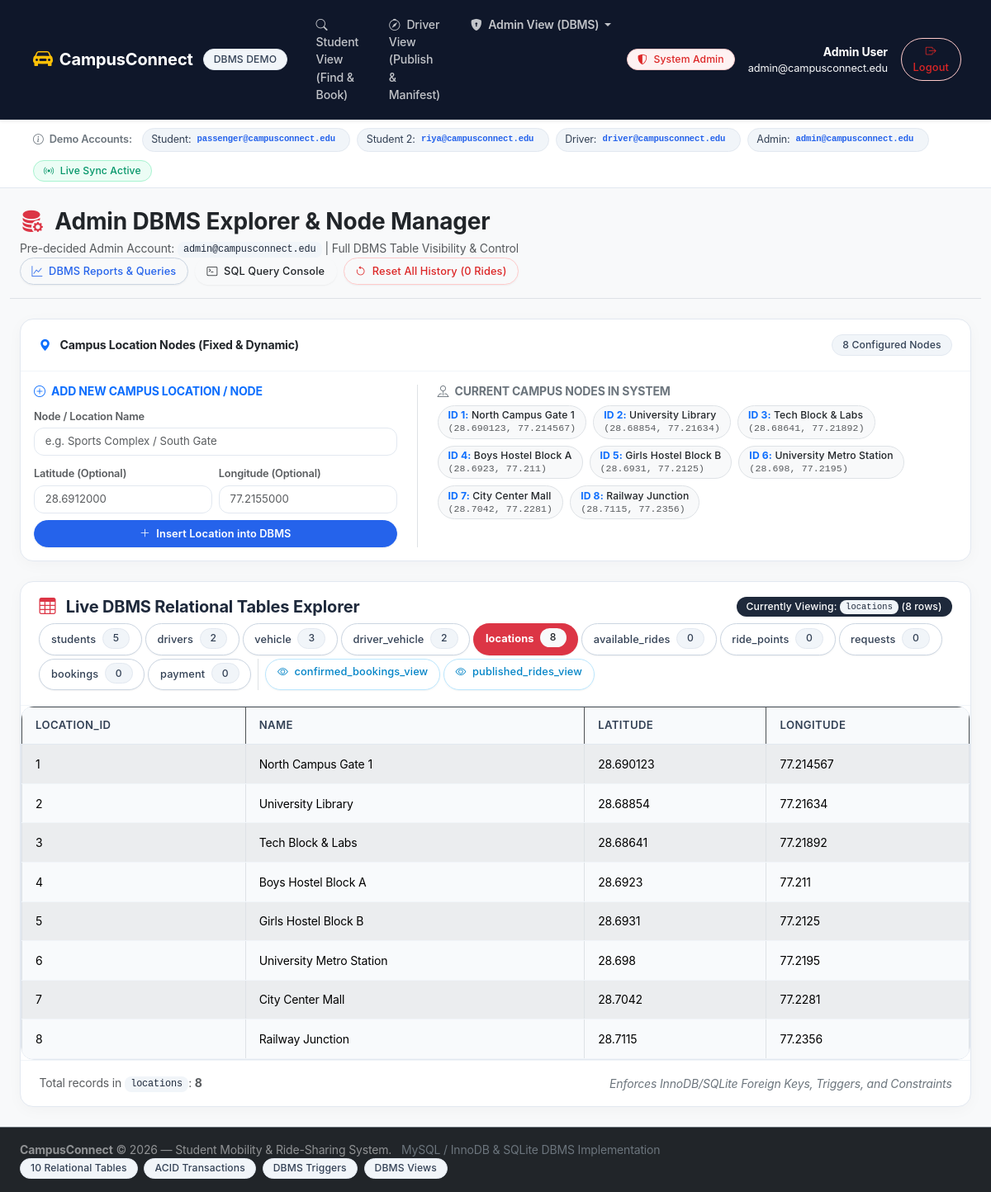
/admin?table=locations (signed in), run on the app's committed database.
### tables this page shows
CREATE TABLE locations (
        location_id INTEGER PRIMARY KEY AUTOINCREMENT,
        name TEXT UNIQUE NOT NULL,
        latitude REAL,
        longitude REAL
    );

### routes/admin.py (the view)
@admin_bp.route('/admin')
@admin_required
def admin_dashboard():
    selected_table = request.args.get('table', 'students')
    if selected_table not in ALL_TABLES and selected_table not in ALL_VIEWS:
        selected_table = 'students'
    table_data = query_db(f"SELECT * FROM {selected_table} LIMIT 100")
    columns = list(table_data[0].keys()) if table_data else []
    table_counts = {}
    for tbl in ALL_TABLES:
        res = query_db(f"SELECT COUNT(*) AS cnt FROM {tbl}", one=True)
        table_counts[tbl] = res['cnt'] if res else 0
    locations = query_db("SELECT * FROM locations ORDER BY location_id ASC")
    return render_template(
        'admin_view.html',
        all_tables=ALL_TABLES,
        all_views=ALL_VIEWS,
        selected_table=selected_table,
        table_data=table_data,
        columns=columns,
        table_counts=table_counts,
        locations=locations,
        active_tab='tables'
    )

### db.py (called while the page is built, shortened)
def get_connection():
    conn = sqlite3.connect(Config.SQLITE_DB_PATH)
    conn.execute("PRAGMA foreign_keys = ON;")
    conn.row_factory = sqlite3.Row
    return conn, 'sqlite'

def get_db():
    if 'db' not in g:
        conn, db_type = get_connection()
        g.db = conn
        g.db_type = db_type
    return g.db, g.db_type

def _adapt_query(query, db_type):
    if db_type == 'mysql':
        return query.replace('?', '%s')
    return query

def query_db(query, args=(), one=False):
    conn, db_type = get_db()
    sql = _adapt_query(query, db_type)
    if db_type == 'mysql':
        cursor = conn.cursor(dictionary=True)
        cursor.execute(sql, args)
        rv = cursor.fetchall()
        cursor.close()
        return (rv[0] if rv else None) if one else rv
    else:
        cursor = conn.cursor()
        cursor.execute(sql, args)
        rv = cursor.fetchall()
        cursor.close()
        if rv:
            rows = [dict(r) for r in rv]
            return rows[0] if one else rows
        return None if one else []

### routes/auth.py (called while the page is built)
def admin_required(f):
    @wraps(f)
    def decorated_function(*args, **kwargs):
        if 'user_id' not in session:
            flash('Please log in to access this page.', 'warning')
            return redirect(url_for('auth.login'))
        if session.get('role') != 'ADMIN':
            flash('Access restricted to System Administrators.', 'danger')
            return redirect(url_for('student.student_dashboard'))
        return f(*args, **kwargs)
    return decorated_function

### templates/admin_view.html (shortened to what this page needs)
{% extends 'base.html' %}
{% block content %}
<div class="row g-4">
    <div class="col-12 d-flex flex-wrap justify-content-between align-items-center border-bottom pb-3">
        <div>
            <h3 class="fw-bold mb-1 text-dark">
                <i class="bi bi-database-fill-gear text-danger me-2"></i> Admin DBMS Explorer & Node Manager
            </h3>
            <p class="text-muted mb-0 small">
                Pre-decided Admin Account: <code>admin@campusconnect.edu</code> | Full DBMS Table Visibility & Control
            </p>
        </div>
        <div class="d-flex gap-2">
            <a href="{{ url_for('admin.admin_reports') }}" class="btn btn-outline-primary btn-sm">
                <i class="bi bi-graph-up me-1"></i> DBMS Reports & Queries
            </a>
            <a href="{{ url_for('admin.admin_sql') }}" class="btn btn-outline-dark btn-sm">
                <i class="bi bi-terminal me-1"></i> SQL Query Console
            </a>
            <form action="{{ url_for('admin.reset_demo_data') }}" method="POST" class="d-inline" onsubmit="return confirm('Remove all history? This wipes test rides, bookings, and payments back to a fresh 0-ride presentation state.');">
                <button type="submit" class="btn btn-outline-danger btn-sm">
                    <i class="bi bi-arrow-counterclockwise me-1"></i> Reset All History (0 Rides)
                </button>
            </form>
        </div>
    </div>
    <div class="col-12">
        <div class="card border-0 shadow-sm rounded-4">
            <div class="card-header bg-white py-3 border-bottom d-flex justify-content-between align-items-center">
                <span class="fw-bold fs-7 text-dark">
                    <i class="bi bi-geo-alt-fill text-primary me-2"></i> Campus Location Nodes (Fixed & Dynamic)
                </span>
                <span class="badge bg-secondary">{{ locations|length }} Configured Nodes</span>
            </div>
            <div class="card-body p-3">
                <div class="row g-3">
                    <div class="col-lg-5 border-end pe-lg-4">
                        <h6 class="fw-bold text-primary mb-2 small text-uppercase">
                            <i class="bi bi-plus-circle me-1"></i> Add New Campus Location / Node
                        </h6>
                        <form action="{{ url_for('admin.add_location') }}" method="POST" class="row g-2">
                            <div class="col-12">
                                <label class="form-label fs-8 fw-semibold text-muted mb-1">Node / Location Name</label>
                                <input type="text" class="form-control form-control-sm" name="name" placeholder="e.g. Sports Complex / South Gate" required>
                            </div>
                            <div class="col-6">
                                <label class="form-label fs-8 fw-semibold text-muted mb-1">Latitude (Optional)</label>
                                <input type="number" step="0.0000001" class="form-control form-control-sm" name="latitude" placeholder="28.6912000">
                            </div>
                            <div class="col-6">
                                <label class="form-label fs-8 fw-semibold text-muted mb-1">Longitude (Optional)</label>
                                <input type="number" step="0.0000001" class="form-control form-control-sm" name="longitude" placeholder="77.2155000">
                            </div>
                            <div class="col-12 mt-2">
                                <button type="submit" class="btn btn-primary btn-sm w-100 fw-semibold">
                                    <i class="bi bi-plus-lg me-1"></i> Insert Location into DBMS
                                </button>
                            </div>
                        </form>
                    </div>
                    <div class="col-lg-7 ps-lg-4">
                        <h6 class="fw-bold text-secondary mb-2 small text-uppercase">
                            <i class="bi bi-pin-map me-1"></i> Current Campus Nodes in System
                        </h6>
                        <div class="d-flex flex-wrap gap-2">
                            {% for loc in locations %}
                                <div class="badge bg-light text-dark border p-2 text-start">
                                    <span class="fw-bold text-primary">ID {{ loc.location_id }}:</span> {{ loc.name }}
                                    {% if loc.latitude and loc.longitude %}
                                        <div class="fs-9 text-muted font-monospace mt-1">({{ loc.latitude }}, {{ loc.longitude }})</div>
                                    {% endif %}
                                </div>
                            {% endfor %}
                        </div>
                    </div>
                </div>
            </div>
        </div>
    </div>
    <div class="col-12">
        <div class="card border-0 shadow-sm rounded-3">
            <div class="card-header bg-white py-3 border-bottom">
                <div class="d-flex flex-wrap justify-content-between align-items-center gap-2 mb-2">
                    <h5 class="fw-bold mb-0">
                        <i class="bi bi-table text-danger me-2"></i> Live DBMS Relational Tables Explorer
                    </h5>
                    <span class="badge bg-dark">Currently Viewing: <code>{{ selected_table }}</code> ({{ table_data|length }} rows)</span>
                </div>
                <div class="d-flex flex-wrap gap-1 mt-2">
                    {% for tbl in all_tables %}
                        <a href="{{ url_for('admin.admin_dashboard', table=tbl) }}"
                           class="btn btn-sm {% if selected_table == tbl %}btn-danger fw-bold{% else %}btn-outline-secondary{% endif %}">
                            {{ tbl }}
                            <span class="badge {% if selected_table == tbl %}bg-light text-dark{% else %}bg-secondary{% endif %} ms-1">
                                {{ table_counts.get(tbl, 0) }}
                            </span>
                        </a>
                    {% endfor %}
                    {% for vw in all_views %}
                        <a href="{{ url_for('admin.admin_dashboard', table=vw) }}"
                           class="btn btn-sm {% if selected_table == vw %}btn-info text-dark fw-bold{% else %}btn-outline-info{% endif %}">
                            <i class="bi bi-eye me-1"></i> {{ vw }}
                        </a>
                    {% endfor %}
                </div>
            </div>
            <div class="card-body p-0">
                {% if table_data %}
                <div class="table-responsive" style="max-height: 520px;">
                    <table class="table table-hover table-striped table-bordered align-middle mb-0 small">
                        <thead class="table-dark sticky-top">
                            <tr>
                                {% for col in columns %}
                                    <th>{{ col }}</th>
                                {% endfor %}
                            </tr>
                        </thead>
                        <tbody>
                            {% for row in table_data %}
                            <tr>
                                {% for col in columns %}
                                    <td>
                                        {% if 'password' in col %}
                                            <span class="font-monospace text-muted small">[Encrypted Hash]</span>
                                        {% elif row[col] is none %}
                                            <span class="badge bg-secondary-subtle text-secondary small">NULL</span>
                                        {% elif 'status' in col %}
                                            <span class="badge {% if row[col] in ['CONFIRMED', 'PUBLISHED', 'PAID'] %}bg-success{% elif row[col] in ['CANCELLED', 'FAILED'] %}bg-danger{% else %}bg-secondary{% endif %}">
                                                {{ row[col] }}
                                            </span>
                                        {% else %}
                                            {{ row[col] }}
                                        {% endif %}
                                    </td>
                                {% endfor %}
                            </tr>
                            {% endfor %}
                        </tbody>
                    </table>
                </div>
                {% else %}
                <div class="text-center py-5 text-muted">
                    <i class="bi bi-inbox display-6 d-block mb-2 text-secondary"></i>
                    Table <code>{{ selected_table }}</code> is currently empty.
                </div>
                {% endif %}
            </div>
            <div class="card-footer bg-light py-2 text-muted small d-flex justify-content-between align-items-center">
                <span>Total records in <code>{{ selected_table }}</code>: <strong>{{ table_data|length }}</strong></span>
                <span class="fst-italic text-secondary">Enforces InnoDB/SQLite Foreign Keys, Triggers, and Constraints</span>
            </div>
        </div>
    </div>
</div>
{% endblock %}

### static/css/style.css (style rules this page uses)
:root { --primary: #2563eb; --primary-hover: #1d4ed8; --primary-light: #eff6ff; --success: #10b981; --success-light: #ecfdf5; --warning: #f59e0b; --warning-light: #fffbeb; --danger: #ef4444; --danger-light: #fef2f2; --info: #06b6d4; --info-light: #ecfeff; --slate-50: #f8fafc; --slate-100: #f1f5f9; --slate-200: #e2e8f0; --slate-300: #cbd5e1; --slate-600: #475569; --slate-700: #334155; --slate-800: #1e293b; --slate-900: #0f172a; --bs-font-sans-serif: -apple-system, BlinkMacSystemFont, "Inter", "Segoe UI", Roboto, "Helvetica Neue", Arial, sans-serif; --bs-body-font-family: var(--bs-font-sans-serif); --bs-body-bg: #f8fafc; --bs-body-color: #334155; }
body { font-family: var(--bs-body-font-family); background-color: var(--bs-body-bg); color: var(--bs-body-color); -webkit-font-smoothing: antialiased; letter-spacing: -0.01em; }
.card { border-radius: 20px !important; border: 1px solid var(--slate-200) !important; background-color: #ffffff; box-shadow: 0 4px 20px -2px rgba(15, 23, 42, 0.04) !important; overflow: hidden; transition: transform 0.2s ease, box-shadow 0.2s ease; }
.card-header { background-color: #ffffff !important; color: var(--slate-800) !important; border-bottom: 1px solid var(--slate-100) !important; padding: 1.15rem 1.4rem !important; border-top-left-radius: 20px !important; border-top-right-radius: 20px !important; }
.card-footer { background-color: #ffffff !important; border-top: 1px solid var(--slate-100) !important; border-bottom-left-radius: 20px !important; border-bottom-right-radius: 20px !important; padding: 1rem 1.4rem !important; }
.btn { border-radius: 9999px !important; padding: 0.52rem 1.25rem; font-weight: 500; font-size: 0.88rem; letter-spacing: 0.01em; border: 1.5px solid transparent; transition: all 0.18s cubic-bezier(0.16, 1, 0.3, 1); box-shadow: 0 1px 2px rgba(0, 0, 0, 0.05); }
.btn-sm { border-radius: 9999px !important; padding: 0.35rem 0.85rem !important; font-size: 0.8rem !important; }
.btn-primary { background-color: var(--primary) !important; border-color: var(--primary) !important; color: #ffffff !important; }
.btn-outline-primary { border-color: var(--slate-300) !important; color: var(--primary) !important; background-color: transparent !important; }
.btn-outline-secondary { border-color: var(--slate-300) !important; color: var(--slate-700) !important; background-color: #ffffff !important; }
.btn-outline-danger { border-color: #fecaca !important; color: #dc2626 !important; }
.btn-outline-info { border-color: #bae6fd !important; color: #0284c7 !important; }
.form-control, .form-select { border-radius: 14px !important; border: 1.5px solid var(--slate-200) !important; padding: 0.6rem 1rem !important; font-size: 0.9rem !important; background-color: #ffffff !important; color: var(--slate-800) !important; box-shadow: none !important; transition: border-color 0.15s ease, box-shadow 0.15s ease; }
.form-control-sm, .form-select-sm { border-radius: 12px !important; padding: 0.4rem 0.8rem !important; font-size: 0.825rem !important; }
.badge { border-radius: 9999px !important; font-weight: 500 !important; font-size: 0.76rem !important; padding: 0.35rem 0.75rem !important; letter-spacing: 0.01em; }
.badge.bg-secondary { background-color: var(--slate-100) !important; color: var(--slate-700) !important; border: 1px solid var(--slate-200); }
.badge.bg-dark { background-color: var(--slate-800) !important; color: #ffffff !important; }
.rounded-2, .rounded-3, .rounded-4 { border-radius: 16px !important; }
.table-responsive { border-radius: 16px !important; overflow: hidden; border: 1px solid var(--slate-200); }
.table { margin-bottom: 0 !important; background-color: #ffffff; }
.table thead th { background-color: var(--slate-50) !important; color: var(--slate-700) !important; font-weight: 600; font-size: 0.82rem; text-transform: uppercase; letter-spacing: 0.03em; border-bottom: 1px solid var(--slate-200) !important; padding: 0.75rem 1rem !important; }
.table tbody td { padding: 0.8rem 1rem !important; border-bottom: 1px solid var(--slate-100) !important; vertical-align: middle; }
code { background-color: var(--slate-100) !important; color: var(--slate-800) !important; border-radius: 8px !important; padding: 0.15rem 0.45rem !important; font-size: 0.85em; }
.fs-7 { font-size: 0.88rem; }
.fs-8 { font-size: 0.8rem; }
.fs-9 { font-size: 0.72rem; }

### data on the page
locations: location_id "1", name "North Campus Gate 1", latitude "28.690123", longitude "77.214567", location_id "1" "North Campus Gate 1" "28.690123" "77.214567"
locations: location_id "2", name "University Library", latitude "28.68854", longitude "77.21634", location_id "2" "University Library" "28.68854" "77.21634"
locations: location_id "3", name "Tech Block & Labs", latitude "28.68641", longitude "77.21892", location_id "3" "Tech Block & Labs" "28.68641" "77.21892"
locations: location_id "4", name "Boys Hostel Block A", latitude "28.6923", longitude "77.211", location_id "4" "Boys Hostel Block A" "28.6923" "77.211"
locations: location_id "5", name "Girls Hostel Block B", latitude "28.6931", longitude "77.2125", location_id "5" "Girls Hostel Block B" "28.6931" "77.2125"
locations: location_id "6", name "University Metro Station", latitude "28.698", longitude "77.2195", location_id "6" "University Metro Station" "28.698" "77.2195"
locations: location_id "7", name "City Center Mall", latitude "28.7042", longitude "77.2281", location_id "7" "City Center Mall" "28.7042" "77.2281"
locations: location_id "8", name "Railway Junction", latitude "28.7115", longitude "77.2356", location_id "8" "Railway Junction" "28.7115" "77.2356"

### other printed values
{{ session.get('first_name') }} "Admin"
{{ session.get('last_name') }} "User"
{{ session.get('email') }} "admin@campusconnect.edu"
{{ locations|length }} "8"
{{ selected_table }} "locations"
{{ table_data|length }} "8"
{{ tbl }} "students" "drivers" "vehicle" "driver_vehicle" "locations" "available_rides" "ride_points" "requests" "bookings" "payment"
{{ table_counts.get(tbl, 0) }} "5" "2" "3" "2" "8" "0" "0" "0" "0" "0"
{{ vw }} "confirmed_bookings_view" "published_rides_view"
{{ col }} "LOCATION_ID" "NAME" "LATITUDE" "LONGITUDE"
